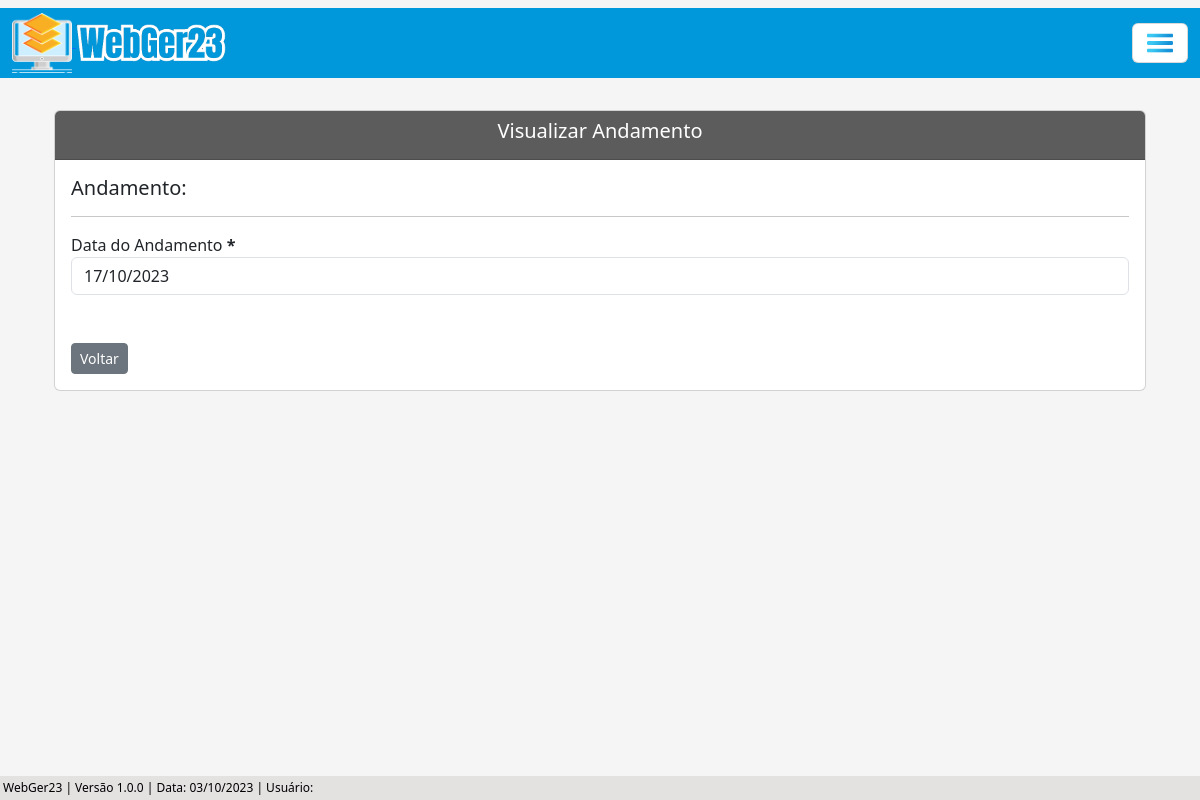
Page /visualizar/andamento-adm/2/ on the earlier database version.
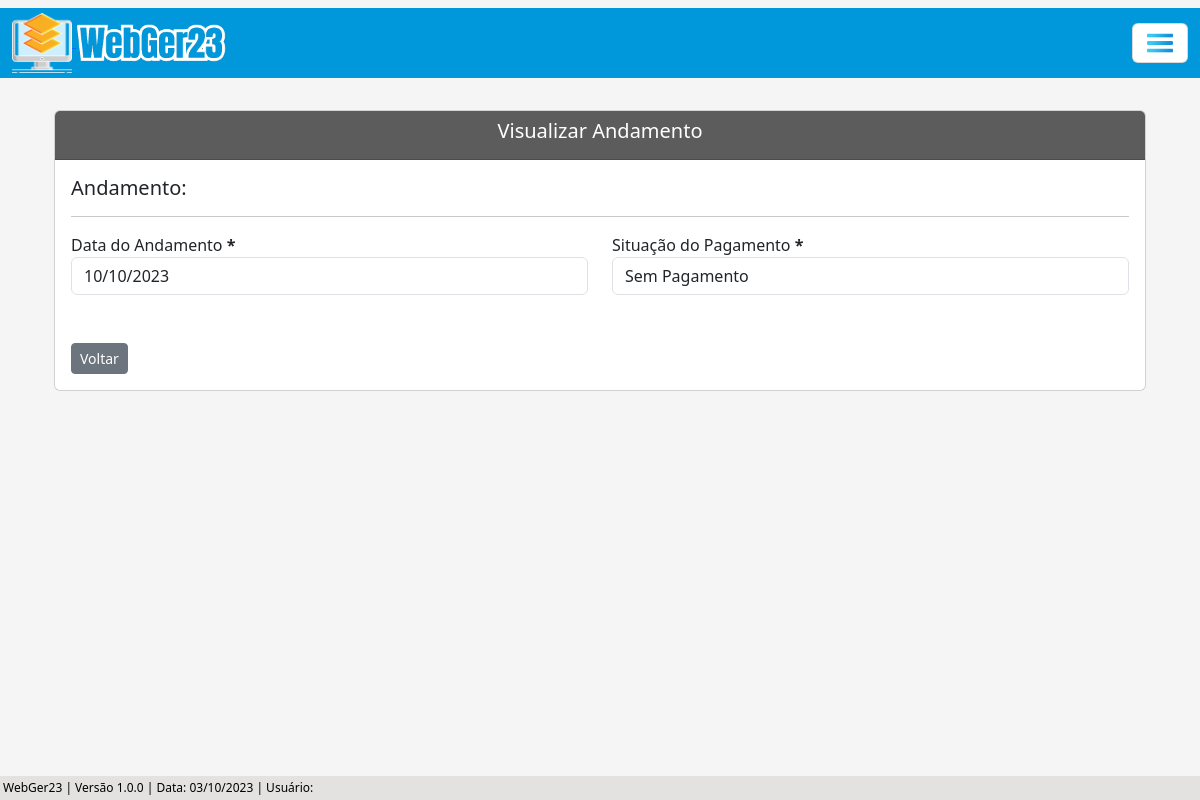
Same page on the later database version.
### processo/models.py (models this page shows, shortened)
class Base(models.Model): # Classe base, será herdada pelas outras classes
    data_criacao = models.DateField('data_criação', auto_now_add=True)
    data_alteracao = models.DateField('Alterado', auto_now=True)
    ativo = models.BooleanField('Ativo?', default=True)
    class Meta:
        abstract = True

class AndamentoAdm(Base):
    situacao = (
        ('Sem Pagamento', 'Sem Pagamento'), ('Com Pagamento', 'Com Pagamento'),
    )
    criador_andamento_adm = models.ForeignKey(get_user_model(), verbose_name='Usuário Criador', on_delete=models.CASCADE)
    processo = models.ForeignKey(ProcessoAdm, on_delete=models.CASCADE) # Relacionamento 'One to Many' (um para muitos)
    data_andamento = models.DateField(verbose_name='Data do Andamento')
    tipo_andamento = models.ForeignKey(TipoAndamentoAdm, on_delete=models.CASCADE)
    situacao_pagamento = models.CharField(max_length=100, choices=situacao, blank=True, null=True)
    valor_pago = models.CharField(max_length=14, blank=True, null=True)
    data_prazo = models.DateField(blank=True, null=True)
    funcionario = models.CharField(max_length=50, blank=True, null=True)
    data_recebimento = models.DateField(blank=True, null=True)
    complemento = models.CharField(max_length=150, blank=True, null=True)
    arquivo = models.FileField(upload_to='Arquivo/', verbose_name='Arquivo', blank=True)

### processo/views.py (the view)
# urls.py: path('visualizar/andamento-adm/<int:pk>/', AndamentoAdmView.as_view(), name='andamento-adm-view'),
class AndamentoAdmView(TemplateView):
    template_name ='processos/views/andamento_adm_view.html'
    def get_voltar(self, processo_pk):
        return reverse('andamento-adm-list-update', args=[processo_pk])
    def get_context_data(self, **kwargs):
        context = super().get_context_data(**kwargs)
        andamento_pk = self.kwargs.get('pk') # Pega a PK do andamento ao fazer o update através da URL
        andamento = AndamentoAdm.objects.get(pk=andamento_pk) # Busca o andamento através da PK do andamento
        processo_pk = andamento.processo_id # Busca a PK do processo através do andamento (processo_id é a ForeignKey entre o processo administrativo e o andamento)
        context['voltar'] = self.get_voltar(processo_pk)
        context['dados_andamento'] = AndamentoAdm.objects.filter(pk=andamento_pk) # Filtra os dados do andamento através da pk, para conseguir iterar com os dados do andamento
        return context

### processo/templates/processos/views/andamento_adm_view.html (shortened to what this page needs)
{% extends 'index.html' %}
{% load static %}
{% load widget_tweaks %}
{% block conteudo %}
    <div class="container p-4">
        <div class="card">
            <div class="card-header text-white" style="background-color: #5c5c5c;">
                <h5 style="text-align: center;">Visualizar Andamento</h5>
            </div>
            <div class="card-body">
                {% for atributo in dados_andamento %}
                    <h5>Andamento: {{ atributo.andamento }}</h5>
                    <hr>
                    <div class="row">
                            {% if atributo.data_andamento %}
                                <div class="col">
                                    <label for="data_andamento">Data do Andamento <b>*</b></label>
                                    <input type="text" class="form-control" value="{{ atributo.data_andamento|date:"d/m/Y" }}" readonly>
                                </div>
                            {% endif %}
                            {% if atributo.situacao_pagamento %}
                                <div class="col">
                                    <label for="situacao_pagamento">Situação do Pagamento <b>*</b></label>
                                    <input type="text" class="form-control" value="{{ atributo.situacao_pagamento }}" readonly>
                                </div>
                            {% endif %}
                        </div>
                        <br>
                        <br>
                        <div>
                        <a href="{{ voltar }}" class="btn btn-secondary btn-sm">Voltar</a>
                        </div>
                    </div>
                {% endfor %}
            </div>
        </div>
{% endblock %}

Differences in the rows shown:
changed AndamentoAdm: data_andamento "17/10/2023" → "10/10/2023"; situacao_pagamento (not shown) → "Sem Pagamento"
